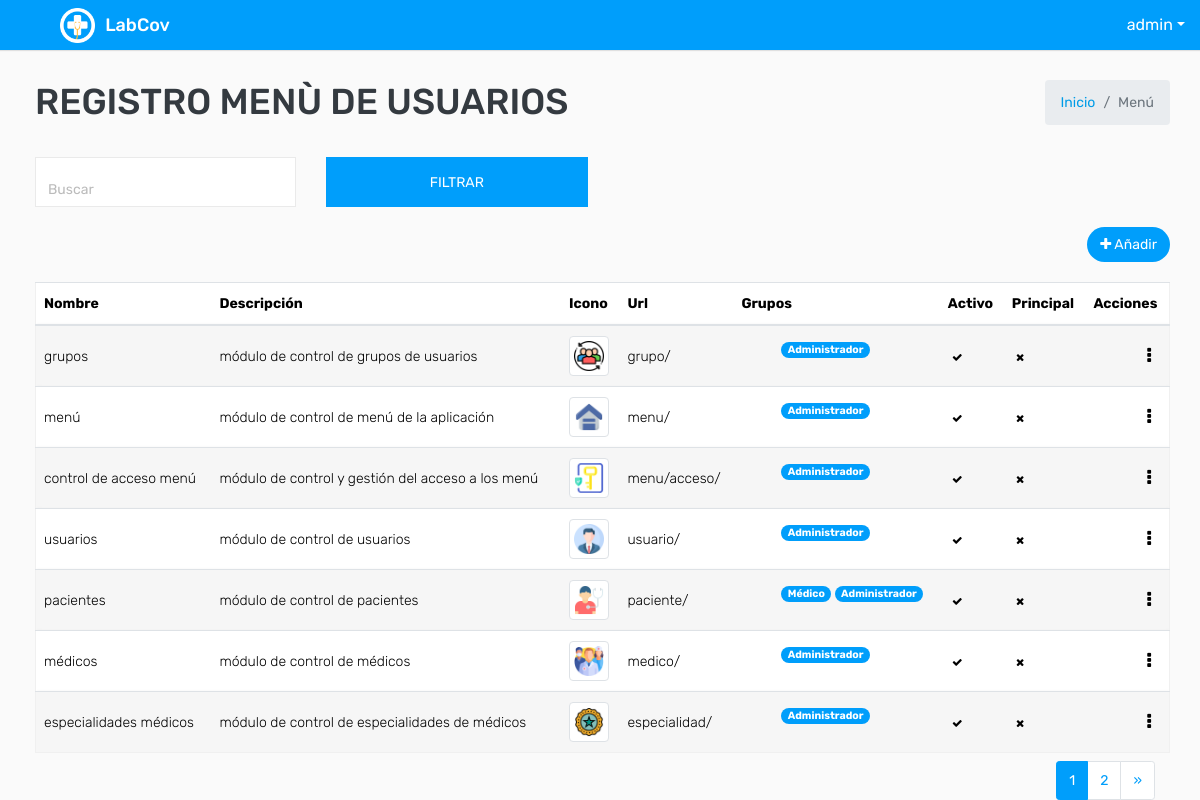
The page /menu/ (signed in) on the database its author committed.
### covid/models.py (models this page shows, shortened)
class ModeloBase(models.Model):
    class Meta:
        abstract = True
    """Model definition for ModeloBase."""
    fecha_creacion = models.DateTimeField(verbose_name='Fecha creación',auto_now_add=True)
    usuario_creacion = models.ForeignKey(settings.AUTH_USER_MODEL, verbose_name='Usuario Creación', related_name='+', blank=True, null=True,on_delete=models.PROTECT, editable=False)
    usuario_modificacion = models.ForeignKey(settings.AUTH_USER_MODEL, verbose_name='Usuario Modificación', related_name='+', blank=True, null=True,on_delete=models.PROTECT , editable=False)
    fecha_modificacion = models.DateTimeField(verbose_name='Fecha Modificación', auto_now=True)
    estado_registro = models.BooleanField(verbose_name="Estado del registro",default=True)

class User(AbstractUser,ModeloBase):
    cedula=models.CharField(max_length=10, verbose_name='Cédula', unique = True)
    tipo_genero = (('M', 'Masculino'), ('F', 'Femenino'))
    genero = models.CharField('Género', choices=tipo_genero, default='M', max_length=1)

class Menu(ModeloBase):
    titulo = models.CharField(verbose_name='Título',max_length=200)
    descripcion = models.CharField( verbose_name='Descripciòn',max_length=200)
    icono = models.ImageField(verbose_name="icono", upload_to='icon/')
    url = models.CharField(verbose_name='Url', max_length=200)
    grupo = models.ManyToManyField(Group, through='Menu_Groups', verbose_name='Grupos de usuario')
    activo = models.BooleanField(default=True)
    class Meta:
        verbose_name = 'Menu'
        verbose_name_plural = 'Menus'

### covid/views.py (the view)
# urls.py: path('menu/', key.MenuListView.as_view(), name="menu_listar") ,
class MenuListView(LoginRequiredMixin,PermissionRequiredMixin,ListView):
    permission_required = 'covid.view_menu'
    paginate_by = 7
    model = Menu
    template_name = "menu/menu_listar.html"
    def get_queryset(self):
        busqueda = self.request.GET.get("buscar")
        queryset = Menu.objects.all().order_by("pk")
        if busqueda:
            queryset = Menu.objects.filter(
                Q(titulo__icontains= busqueda)|
                Q(descripcion__icontains= busqueda)
                ).distinct().order_by("pk")
        return queryset
    def get_context_data(self, **kwargs):
        context = super().get_context_data(**kwargs)
        context['titulo'] = "Registro  Menù de usuarios"
        return context

### templates/menu/menu_listar.html (shortened to what this page needs)
{% extends 'plantillaBase.html' %} {% block content %}
<div class="mt-2">
    <form action="" method="GET">
        <div class="row filter-row">
            <div class="col-sm-6 col-md-3">
                <div class="form-group form-focus select-focus focused">
                    <input type="text" name="buscar" id="id_buscar" class="form-control float-right" placeholder="Buscar">
                </div>
            </div>
            <div class="col-sm-6 col-md-3">
                <button type="submit" class="btn btn-primary btn-block"> Filtrar </button>
            </div>
        </div>
    </form>
</div>
<div class="row ">
    <div class="col-sm-12 col-12 text-right m-b-20">
        {% if perms.covid.add_menu %}
        <a href="{% url 'menu_crear'%}" class="btn btn btn-primary btn-rounded float-right"><i class="fa fa-plus"></i>
            Añadir</a> {% endif %}
    </div>
</div>
<div class="row">
    <div class="col-md-12">
        <div class="table-responsive">
            <div id="DataTables_Table_0_wrapper" class="dataTables_wrapper dt-bootstrap4 no-footer">
                <div class="row">
                    <div class="col-sm-12">
                        <table class="table table-border table-striped custom-table  mb-0  no-footer" id="DataTables_Table_0" role="grid" aria-describedby="DataTables_Table_0_info">
                            <thead>
                                <tr>
                                    <th>Nombre</th>
                                    <th>Descripción</th>
                                    <th>Icono</th>
                                    <th>Url</th>
                                    <th>Grupos</th>
                                    <th>Activo</th>
                                    <th>Principal</th>
                                    <th>Acciones</th>
                                </tr>
                            </thead>
                            <tbody>
                                {% for dato in object_list %}
                                <tr>
                                    <td>{{ dato.titulo }}</td>
                                    <td>{{ dato.descripcion }}</td>
                                    {% if dato.icono %}
                                    <td><img src="{{dato.icono.url}}" class="img-thumbnail" width="40px"></td>{% else %}
                                    <td><a href="#">No tiene icono</a> </td> {% endif %}
                                    <td>{{ dato.url }}</td>
                                    <td>
                                        <ul>
                                            {% for dato in dato.grupo.all %}
                                            <li class="badge badge-pill badge-info">{{ dato }}</li>
                                            {% endfor %}
                                        </ul>
                                    </td>
                                    <td>
                                        {% if dato.activo == True%}
                                        <a class="badge " data-toggle="tooltip" data-placement="top" title="Activo"><span class="fa fa-check "></span></a> {% else %}
                                        <a class="badge " data-toggle="tooltip" data-placement="top" title="Activo"><span class="fa fa-times "></span></a> {% endif %}
                                    </td>
                                    <td>
                                        {% if dato.es_modulo_principal == True %}
                                        <a class="badge " data-toggle="tooltip" data-placement="top" title="Es principal"><span class="fa fa-check "></span></a> {% else %}
                                        <a class="badge" data-toggle="tooltip" data-placement="top" title="Es principal"><span class="fa fa-times "></span></a> {% endif %}
                                    </td>
                                    <td class="text-right">
                                        <div class="dropdown dropdown-action">
                                            <a class="action-icon dropdown-toggle" data-toggle="dropdown" aria-expanded="false"><i class="fa fa-ellipsis-v"></i></a>
                                        </div>
                                    </td>
                                </tr>
                                {% endfor %}
                            </tbody>
                        </table>
                    </div>
                </div>
            </div>
        </div>
        <div class="container-fluid">
            <ul class="pagination pagination-sm m-0 float-right">
                <nav aria-label="Page navigation example">
                    <ul class="pagination justify-content-center mt-2">
                         {% for i in page_obj.paginator.page_range %} {% if i == page_obj.number %}
                        <li class="page-item active">
                            <a class="page-link" href="#">{{ i }}</a>
                        </li>
                        {% else %}
                        <li class="page-item">
                            <a class="page-link" href="?page={{ i }}">{{ i }}</a>
                        </li>
                        {% endif %} {% endfor %} {% if page_obj.has_next %}
                        <li class="page-item">
                            <a class="page-link" href="?page={{ page_obj.next_page_number }}">&raquo;</a>
                        </li>
                        {% endif %}
                    </ul>
                </nav>
            </ul>
        </div>
    </div>
</div>
{% endblock %}

### templates/plantillaBase.html (shortened to what this page needs)
<!DOCTYPE html>
<html lang="es">
{% load static %}
<head>
    <link rel="stylesheet" type="text/css" href="{% static 'css/bootstrap.min.css'%}">
    <link rel="stylesheet" type="text/css" href="{% static 'css/font-awesome.min.css'%}">
    <link rel="stylesheet" type="text/css" href="{% static 'css/bootstrap-duallistbox.min.css'%}">
    <link rel="stylesheet" type="text/css" href="{% static 'css/style.css'%}">
    <link href="{% static 'css/select2.min.css'%}" rel="stylesheet">
    <link href="{% static 'css/select2-bootstrap4.min.css'%}" rel="stylesheet"> {% block content_extra_css %} {%endblock content_extra_css %}
</head>
<body>
    <div class="main-wrapper">
        <div class="header">
            <div class="header-left">
                <a href="{% url 'dashboard'%}" class="logo">
                    <img src="{% static 'img/logo.png' %}" width="35" height="35" alt="">
                    <span>LabCov</span></a>
            </div>
            <ul class="nav user-menu float-right">
                <li class="nav-item dropdown has-arrow">
                    <a href="#" class="dropdown-toggle nav-link user-link"
                        data-toggle="dropdown"></span><span>{{request.user }}</span></a>
                </li>
            </ul>
            <div class="page-wrapper ">
                <div class="content ">
                    <div class="row mb-2 ">
                        <div class="col-sm-8 ">
                            <h1 class="m-0 text-dark ">{{ titulo.upper }}</h1>
                        </div>
                        <div class="col-sm-4 ">
                            <ol class="breadcrumb float-sm-right ">
                                <li class="breadcrumb-item "><a href="{% url 'dashboard'%} ">Inicio</a></li>
                                <li class="breadcrumb-item active ">Menú</li>
                            </ol>
                        </div>
                    </div>
                    {% block content %} {% endblock %}
                </div>
            </div>
        </div>
</body>
</html>

### rows shown on the page
User: user "admin"
Menu: titulo "grupos", descripcion "módulo de control de grupos de usuarios", icono (picture), url "grupo/", activo True (drawn)
Menu: titulo "menú", descripcion "módulo de control de menú de la aplicación", icono (picture), url "menu/", activo True (drawn)
Menu: titulo "control de acceso menú", descripcion "módulo de control y gestión del acceso a los menú", icono (picture), url "menu/acceso/", activo True (drawn)
Menu: titulo "usuarios", descripcion "módulo de control de usuarios", icono (picture), url "usuario/", activo True (drawn)
Menu: titulo "pacientes", descripcion "módulo de control de pacientes", icono (picture), url "paciente/", activo True (drawn)
Menu: titulo "médicos", descripcion "módulo de control de médicos", icono (picture), url "medico/", activo True (drawn)
Menu: titulo "especialidades médicos", descripcion "módulo de control de especialidades de médicos", icono (picture), url "especialidad/", activo True (drawn)

### other values the page prints
{{ titulo.upper }} "REGISTRO MENÙ DE USUARIOS"
{{ dato }} "Administrador"
{{ dato }} "Médico"
{{ i }} "1"
{{ i }} "2"
